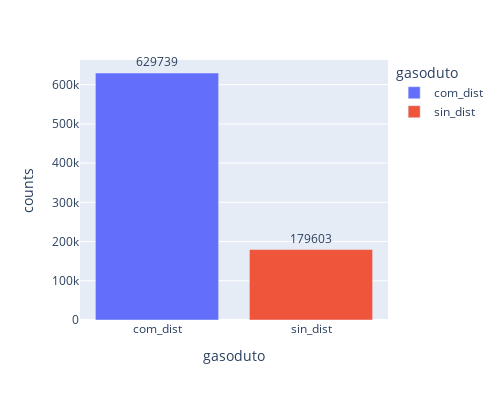

This figure's notebook cell:
### Code cell
fig = px.bar(dfDist, 
             x='gasoduto', 
             y='counts',
             color='gasoduto',
             text_auto='gasoduto',
             height=400,
            width= 500)
fig.update_traces(textfont_size=12, 
                  textangle=0, 
                  textposition="outside", 
                  cliponaxis=False)
fig.show()

### Figure 1 — Plotly figure (JSON) as saved in the notebook; plotly's stock layout.template omitted (floating-point values rounded to 4 significant figures)
{"data": [{"alignmentgroup": "True", "cliponaxis": false, "hovertemplate": "gasoduto=%{x}<br>counts=%{y}<extra></extra>", "legendgroup": "com_dist", "marker": {"color": "#636efa", "pattern": {"shape": ""}}, "name": "com_dist", "offsetgroup": "com_dist", "orientation": "v", "showlegend": true, "textangle": 0, "textfont": {"size": 12}, "textposition": "outside", "texttemplate": "%{y:gasoduto}", "type": "bar", "x": ["com_dist"], "xaxis": "x", "y": [629739], "yaxis": "y"}, {"alignmentgroup": "True", "cliponaxis": false, "hovertemplate": "gasoduto=%{x}<br>counts=%{y}<extra></extra>", "legendgroup": "sin_dist", "marker": {"color": "#EF553B", "pattern": {"shape": ""}}, "name": "sin_dist", "offsetgroup": "sin_dist", "orientation": "v", "showlegend": true, "textangle": 0, "textfont": {"size": 12}, "textposition": "outside", "texttemplate": "%{y:gasoduto}", "type": "bar", "x": ["sin_dist"], "xaxis": "x", "y": [179603], "yaxis": "y"}], "layout": {"barmode": "relative", "height": 400, "legend": {"title": {"text": "gasoduto"}, "tracegroupgap": 0}, "margin": {"t": 60}, "width": 500, "xaxis": {"anchor": "y", "categoryarray": ["com_dist", "sin_dist"], "categoryorder": "array", "domain": [0, 1], "title": {"text": "gasoduto"}}, "yaxis": {"anchor": "x", "domain": [0, 1], "title": {"text": "counts"}}}}
